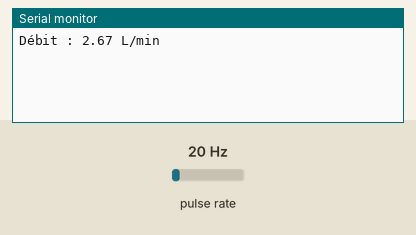
A sketch run on a simulated Arduino Uno, built with avr-gcc and run on an emulated ATmega328P. Shown: the last lines printed to the serial monitor. Wiring (inferred from the names in the program): pulse sensor: data pin 2. Inputs (shaded band) come from the test bench; at power-on: pulse rate 20 Hz.

Above: at 1.2 s.
1.3 s: pulse rate (sensor on pin 2) set to 4 Hz
At 2.6 s:
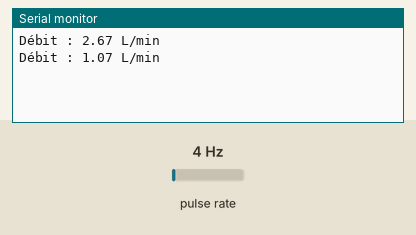
2.8 s: pulse rate (sensor on pin 2) set to 50 Hz
At 3.3 s:
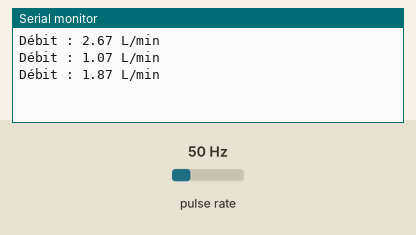
Timing chart, 0 to 5.8 s (numbered marks = the images above; inputs shaded):
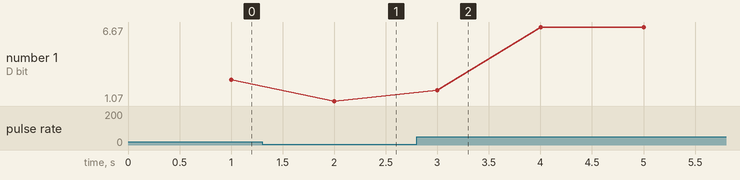

Measured:
- after the input at 1.3 s, the serial monitor: prints a new line after 0.70 s (image 1)
- after the input at 2.8 s, the serial monitor: prints a new line after 0.20 s (image 2)
- plotted number 1: 2.67 → 1.07 after the input at 1.3 s, 1.07 → 6.53 after the input at 2.8 s

The sketch:

capteur_debit.ino
```cpp
// Définir la broche connectée au capteur YF-S201
const int flowPin = 2;  // Broche numérique D2 (peut être ajustée)
volatile int flowCount = 0;  // Compteur d'impulsions

// Variables pour le calcul du débit
float flowRate = 0.0;  // Débit en L/min
unsigned long lastTime = 0;  // Dernier temps de lecture

void setup() {
  // Initialisation de la communication série
  Serial.begin(9600);

  // Initialiser la broche de capteur comme entrée avec une interruption
  pinMode(flowPin, INPUT);
  attachInterrupt(digitalPinToInterrupt(flowPin), countFlow, RISING);  // Compter les impulsions sur front montant
}

void loop() {
  // Calculer le débit tous les 1 seconde
  if (millis() - lastTime >= 1000) {
    // Calculer le débit en L/min
    flowRate = (flowCount / 7.5);  // 7.5 impulsions correspondent à 1 litre d'eau

    // Afficher la valeur du débit dans le terminal
    Serial.print("Débit : ");
    Serial.print(flowRate);
    Serial.println(" L/min");

    // Réinitialiser le compteur d'impulsions
    flowCount = 0;
    lastTime = millis();
  }
}

// Fonction d'interruption pour compter les impulsions
void countFlow() {
  flowCount++;  // Incrémenter le compteur d'impulsions à chaque passage d'eau
}
```
